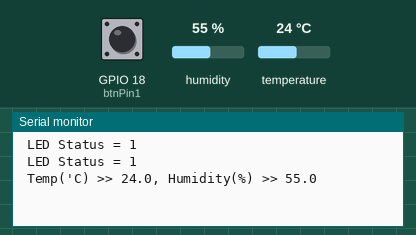
Bench run of a sketch on a simulated ESP32. On the bench: the last lines printed to the serial monitor. The inputs (shaded band) are chosen by the test bench; at power-on: humidity 55 %, GPIO 18 (btnPin1) LOW, temperature 24 °C. WiFi joins after 1.5 s; servers stay silent unless stated.

Above: at 3.0 s.
3.1 s: humidity set to 22 %
At 4.4 s:
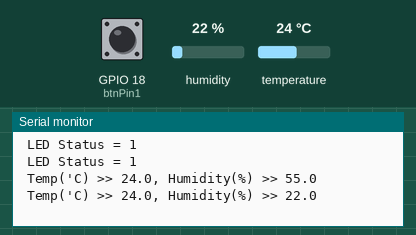
4.6 s: GPIO 18 (btnPin1) pulled HIGH for 1 s
7.1 s: temperature set to 12 °C
At 8.4 s:
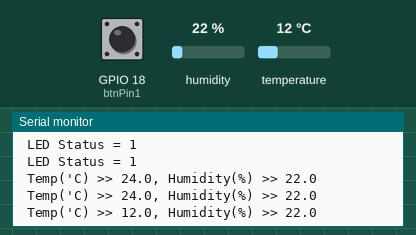
8.6 s: humidity set to 40 %
At 9.4 s:
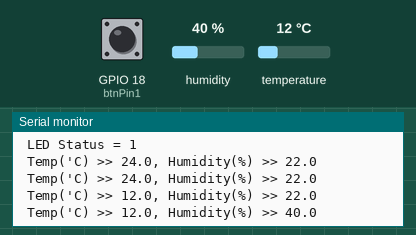
Timing chart, 0 to 11.1 s (numbered marks = the images above; inputs shaded):
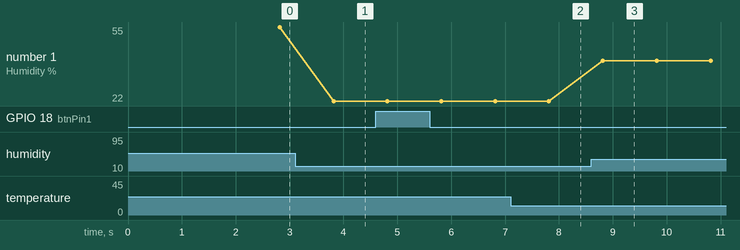

The sketch:

4LED_DHT22_BT_with_Blynk.ino
```cpp
//Blynk
#define BLYNK_PRINT Serial
#define BLYNK_TEMPLATE_ID "TMPL6Mi8FFufQ"
#define BLYNK_TEMPLATE_NAME "4LED"
#define BLYNK_AUTH_TOKEN "Yhbd5nxPXx9oBdoZNabz7dvZtP8WN-wd"
#include <WiFi.h>
#include <WiFiClient.h>
#include <BlynkSimpleEsp32.h>
#include "DHTesp.h"
#define DHT22_Pin 15
const int btnPin1 = 18; //
const int btnPin2 = 19; //
boolean btnState = false;
WidgetLED blynk_LED(V0);
BlynkTimer timer; // Announcing the timer
boolean btnState2 = false;
WidgetLED blynk_LED2(V1);
// Your WiFi credentials.
// Set password to "" for open networks.
char ssid[] = "meow";
char pass[] = "meowmeow";
DHTesp dht;
//boolean btnState = false;
void setup()
{
  // Debug console
  Serial.begin(9600);
  dht.setup(DHT22_Pin, DHTesp::DHT22); // Connect DHT sensor to GPIO 15
  pinMode(btnPin1, INPUT_PULLDOWN);
  pinMode(btnPin2, INPUT_PULLDOWN);
  Blynk.begin(BLYNK_AUTH_TOKEN, ssid, pass);
  timer.setInterval(1000L, myTimerEvent);
}
void myTimerEvent() {
  float humidity = dht.getHumidity();
  float temperature = dht.getTemperature();
  Blynk.virtualWrite(V5, temperature);
  Blynk.virtualWrite(V6, humidity);
  boolean isPressed = (digitalRead(btnPin1) == LOW);
  if (isPressed != btnState)
  { if (isPressed)
      blynk_LED.on();
    else
      blynk_LED.off();
    btnState = isPressed;
    Serial.print(" LED Status = ");
    Serial.println(btnState);
    if (isPressed)
      blynk_LED2.on();
    else
      blynk_LED2.off();
    btnState2 = isPressed;
    Serial.print(" LED Status = ");
    Serial.println(btnState2);
  }
  Serial.print(" Temp('C) >> "); Serial.print(temperature, 1);
  Serial.print(", Humidity(%) >> "); Serial.println(humidity, 1);
}
void loop()
{
  Blynk.run();
  timer.run();
}
```

Measured:
- after the input at 3.1 s, the serial monitor: prints a new line after 0.71 s (image 1)
- after the input at 7.1 s, the serial monitor: prints a new line after 0.71 s (image 2)
- after the input at 8.6 s, the serial monitor: prints a new line after 0.21 s (image 3)
- plotted number 1: 55 → 22 after the input at 3.1 s, 22 → 40 after the input at 8.6 s
